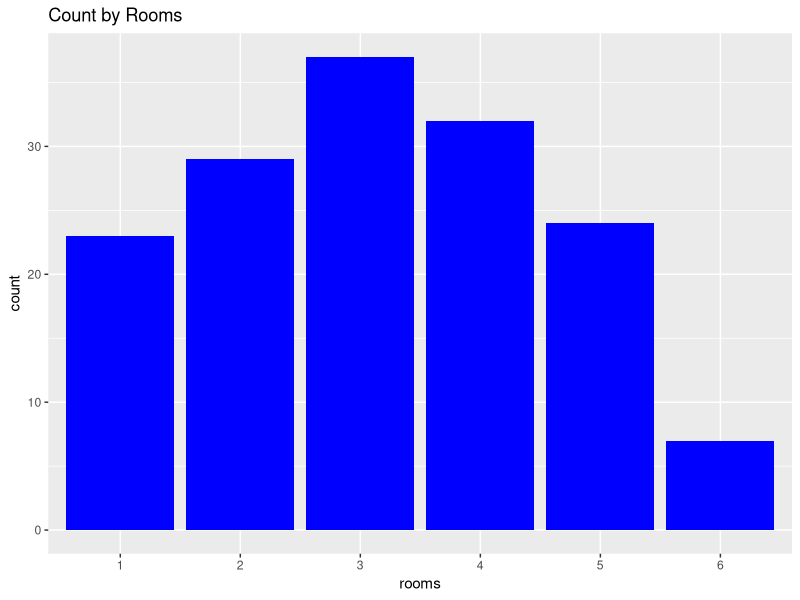
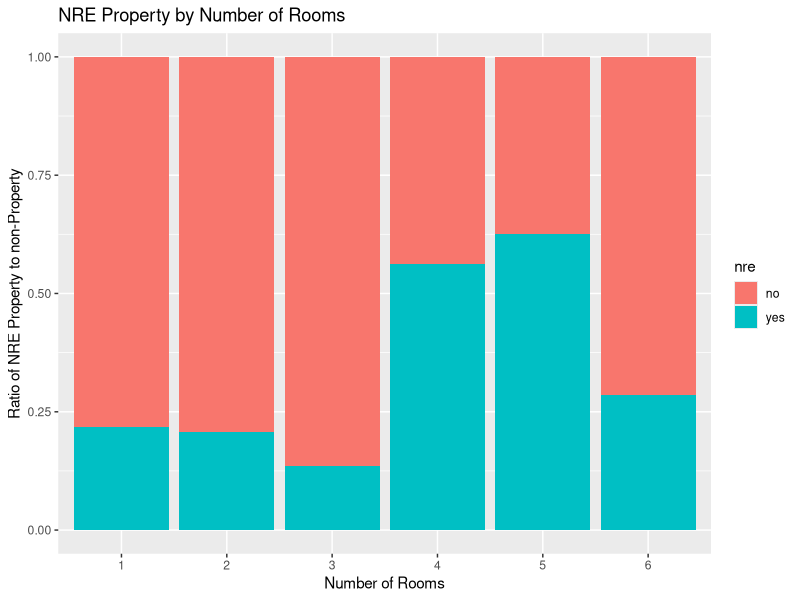
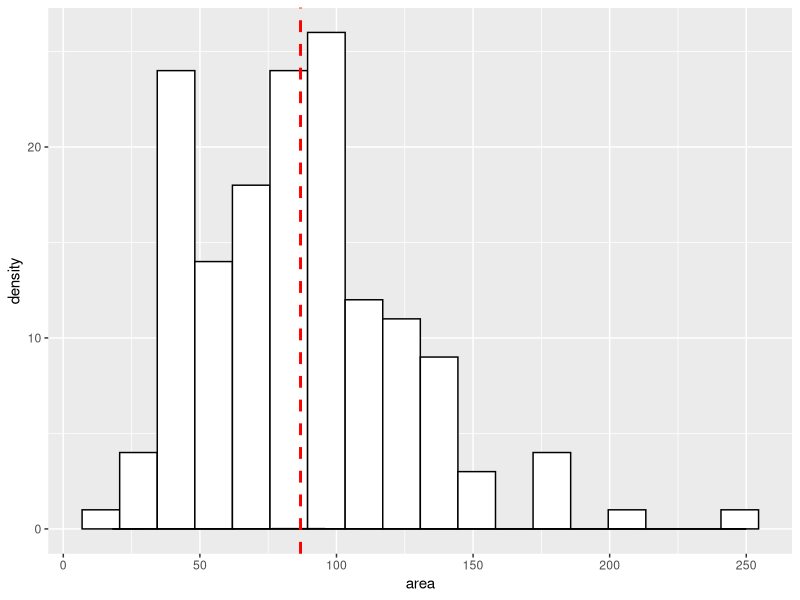
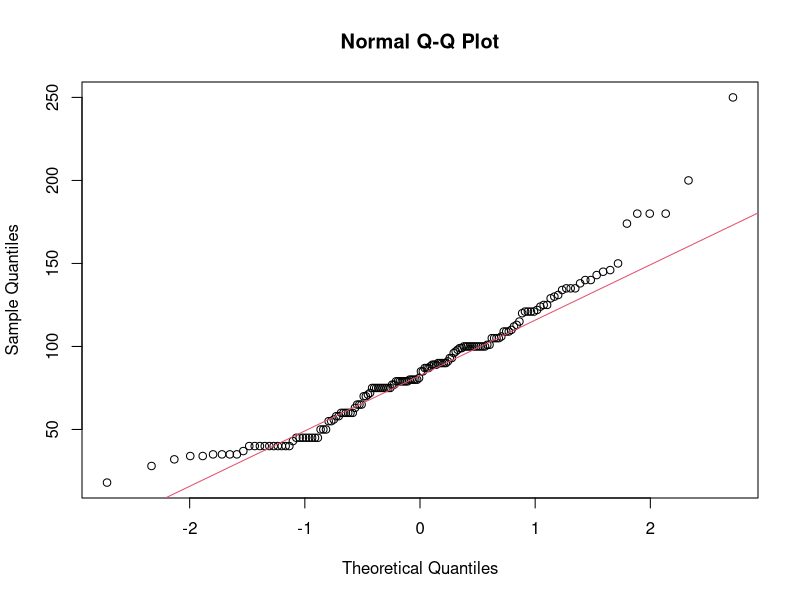
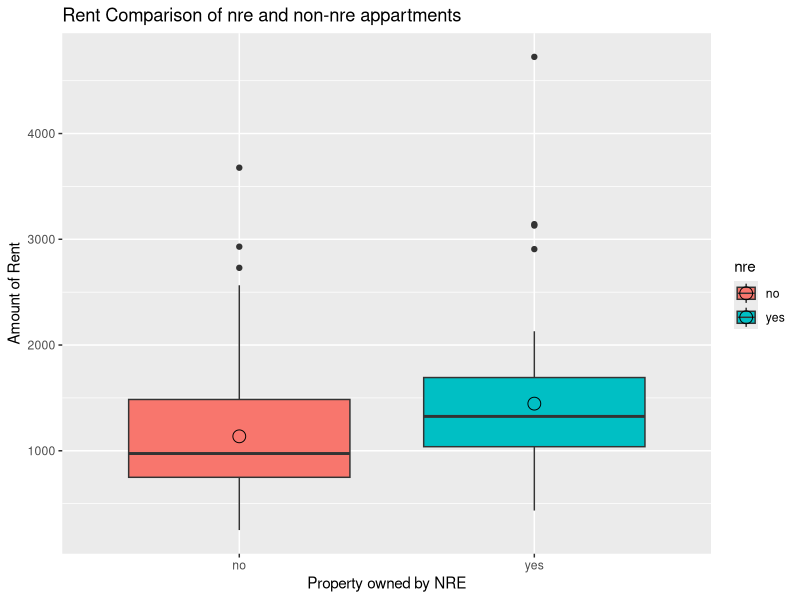
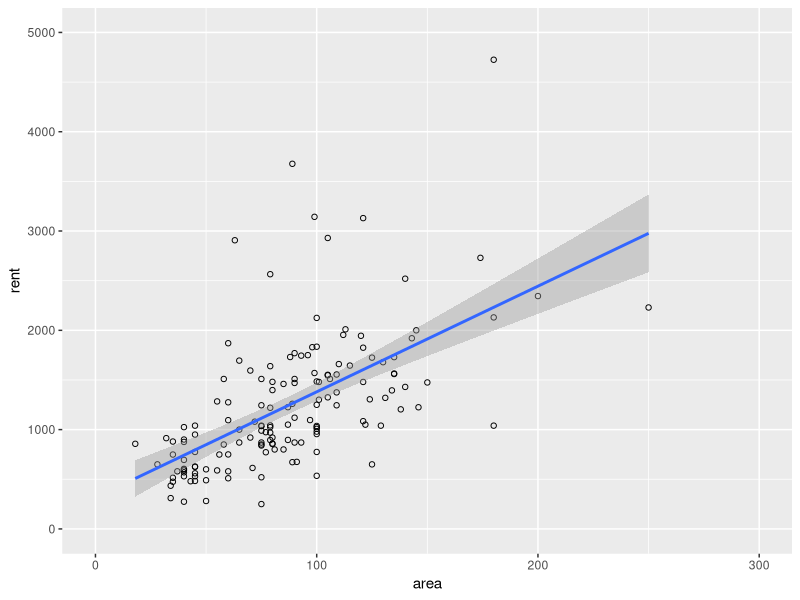
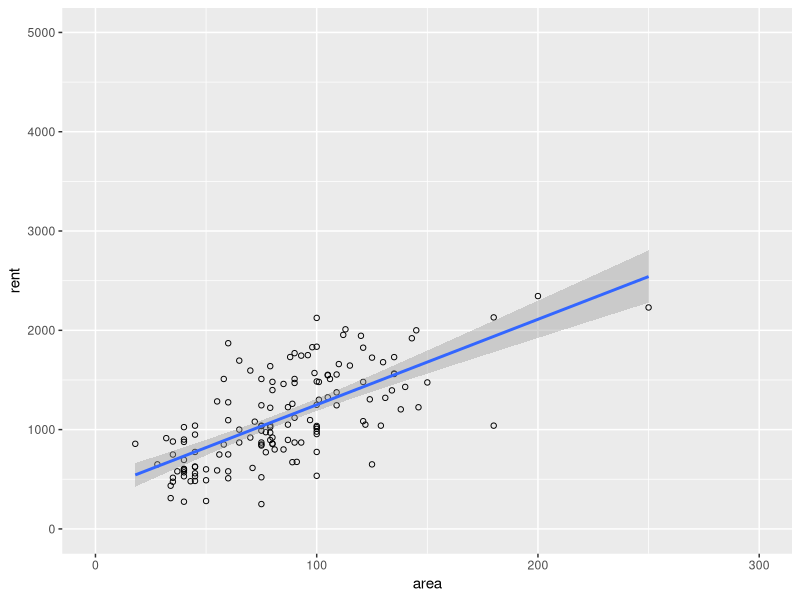
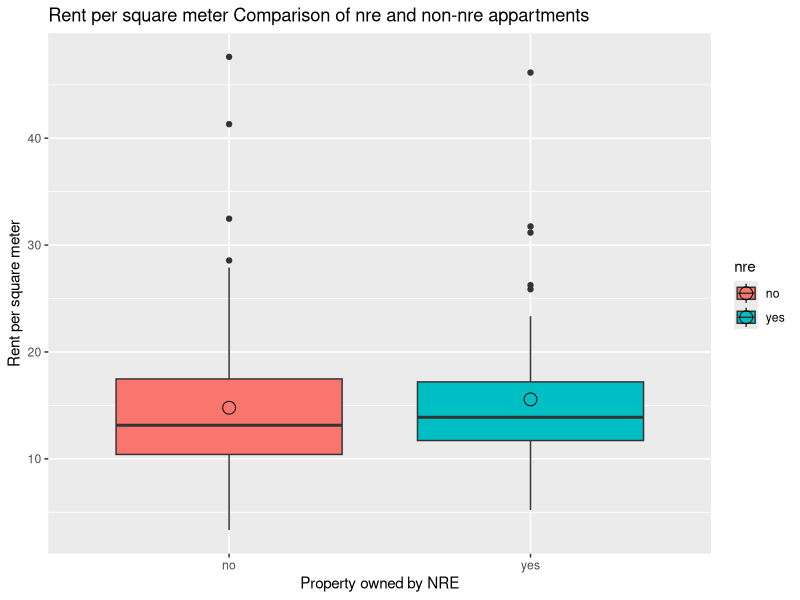

Source code (R) for these figures, in order:
## ---- chunk 1
library("dplyr")
library("ggplot2")
## ---- chunk 2
housingrents <- read.csv("./Data/housingrents.csv",sep=";")
## ---- chunk 3
str(housingrents)
## ---- chunk 4
summary(housingrents)
## ---- chunk 5
housingrents <- mutate(housingrents, rooms = factor(rooms), 
  nre = factor(nre,levels=c(0,1),labels=c("no","yes")))
## ---- chunk 6
ggplot(data=housingrents, aes(x=rooms,label=rooms))  +
  geom_bar(fill="blue") + 
  ggtitle("Count by Rooms") 
## ---- chunk 7
rooms2nre <- xtabs(~rooms+nre, data=housingrents)
rooms2nre <- prop.table(rooms2nre,1)
ggplot(data.frame(rooms2nre), aes(x=rooms, y=Freq, fill=nre)) + 
  geom_bar(stat="identity") + 
  xlab("Number of Rooms") + 
  ylab("Ratio of NRE Property to non-Property") + 
  ggtitle("NRE Property by Number of Rooms") 
## ---- chunk 8
addmargins(prop.table(rooms2nre,1))
## ---- chunk 9
#Calculate binwidth based on the Freedman-Diaconis rule
bw <- diff(range(housingrents$area)) / (2 * IQR(housingrents$area) /
  length(housingrents$area)^(1/3))
#Plot the histogram
g <- ggplot(housingrents, aes(x = area)) + 
  geom_histogram(binwidth = bw,colour="black", fill="white")  + 
  geom_density(alpha=.2) + 
  geom_density(alpha=.5, fill="#FF6666") +
  geom_vline(aes(xintercept=mean(area, na.rm=T)),
  color="red", linetype="dashed", size=1)
print(g)
## ---- chunk 10
qqnorm(housingrents$area);qqline(housingrents$area, col = 2)
## ---- chunk 11

## ---- chunk 12
ggplot(housingrents,aes(y=rent,x=nre, fill=nre)) +  
  geom_boxplot()  +
  stat_summary(fun.y=mean, geom="point", shape=1, size=4) + 
  xlab("Property owned by NRE") + 
  ylab("Amount of Rent") + 
  ggtitle("Rent Comparison of nre and non-nre appartments") 
## ---- chunk 13
select(housingrents,rent,nre) %>% 
  group_by(nre) %>% 
  summarise(mean = mean(rent), median = median(rent) )
## ---- chunk 14
ggplot(housingrents, aes(x=area, y=rent)) +
    geom_point(shape=1) +  geom_smooth(method=lm) +
    ylim(0, 5000) + 
    xlim(0,300)

## ---- chunk 15
filter(housingrents, rent > 2500)
## ---- chunk 16
ggplot(filter(housingrents, rent <= 2500 ), aes(x=area, y=rent)) +
     geom_point(shape=1) +  geom_smooth(method=lm) +
    ylim(0, 5000) + 
    xlim(0,300)
## ---- chunk 17
#Create new variable rps (rent per squre meter
housingrents <- mutate(housingrents,rps = rent/area)
ggplot(housingrents,aes(y=rps,x=nre, fill=nre)) +  
  geom_boxplot()  +
  stat_summary(fun.y=mean, geom="point", shape=1, size=4) + 
  xlab("Property owned by NRE") + 
  ylab("Rent per square meter") + 
  ggtitle("Rent per square meter Comparison of nre and non-nre appartments") 
## ---- chunk 18
select(housingrents,rps,nre) %>% 
  group_by(nre) %>% 
  summarise(mean = mean(rps), median = median(rps) )
